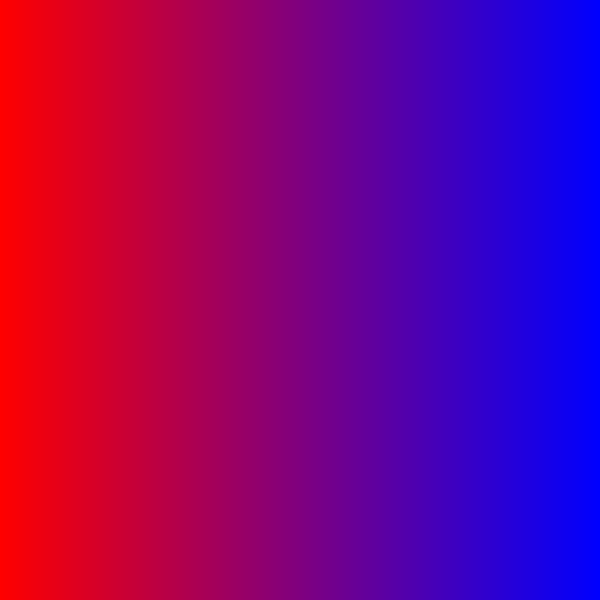
Frame 1 (no input)
Frame 60 (the mouse pressed at the canvas centre just before this capture): identical to frame 1, image omitted
Frame 120 (the mouse held since frame 60 and released just before this capture): identical to frame 1, image omitted

The Processing sketch that drew this single still picture (run headless with seeded random() and noise(); from frame 60 on, the mouse is pressed at the canvas centre):

// Processing sketch: sketch_220117c
// ── sketch_220117c.pde
void setup() {
  size(600, 600);
}

void draw() {
  for (int x = 0; x <= 600; x ++) {
    noStroke();
    fill(map(x, 0, width, 255,0 ), 0, map(x,0,width,0,255) );
    rect(x, 0, 1, height);
  }
}
